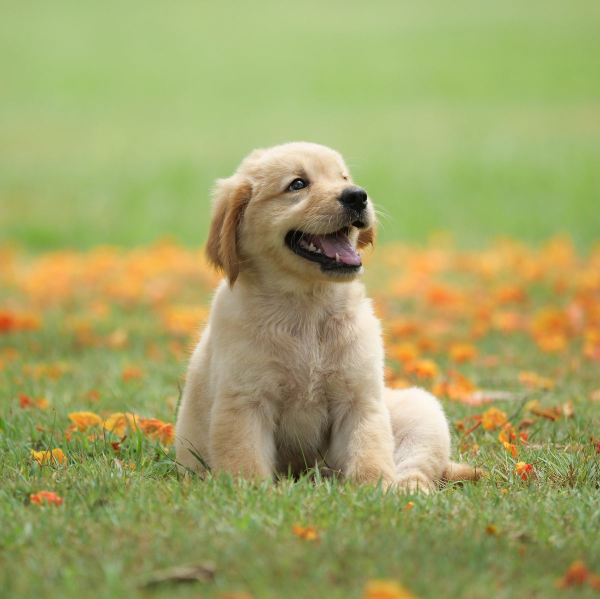
#> input picture Src/dog.jpg, 1200 x 1197 px, found by its file name (shown at 1/2 size)
$ python Image_Synthesis.py
#> lines starting #> are read from the running program, lines starting #| are printed output that depends on the picture
import numpy as np
import cv2

src1=cv2.imread("C:/Park/Src/dog.jpg")
#> src1 is the input picture: shape (1197, 1200, 3); mean B, G, R 102.4, 164.3, 161.9
src1=src1[500:725, 500:725] #이미지의 크기를 같게 해야함
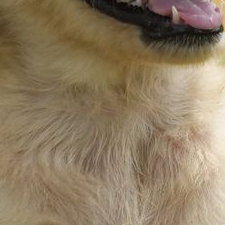
#> src1: shape (225, 225, 3); mean B, G, R 97.1, 123.3, 141
src2=cv2.imread("C:/Park/Src/CarNum.jpg")
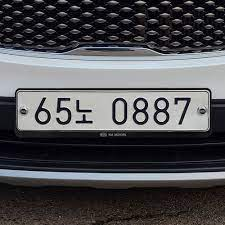
#> input picture Src/CarNum.jpg, 225 x 225 px, found by its file name
#> src2 is the input picture: shape (225, 225, 3); mean B, G, R 82.5, 79.4, 79.9
for i in range(11):
    alpha = i * 0.1
    beta = 1 - alpha
    dst = cv2.addWeighted(src1, alpha, src2, beta, 0)
    cv2.imshow("Image Synthesis", dst)
    cv2.waitKey(0)
#> this loop made 11 passes
#> pass 2, `dst = cv2.addWeighted(src1, alpha, src2, beta, 0)`:
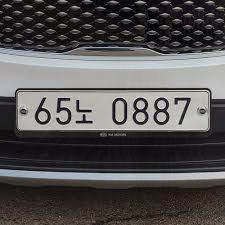
#> dst: shape (225, 225, 3); mean B, G, R 84, 83.8, 86
#> pass 3, `dst = cv2.addWeighted(src1, alpha, src2, beta, 0)`:
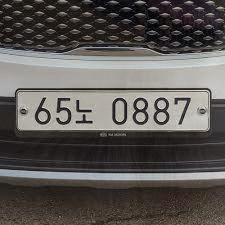
#> dst: shape (225, 225, 3); mean B, G, R 85.4, 88.2, 92.1
cv2.destroyAllWindows()
